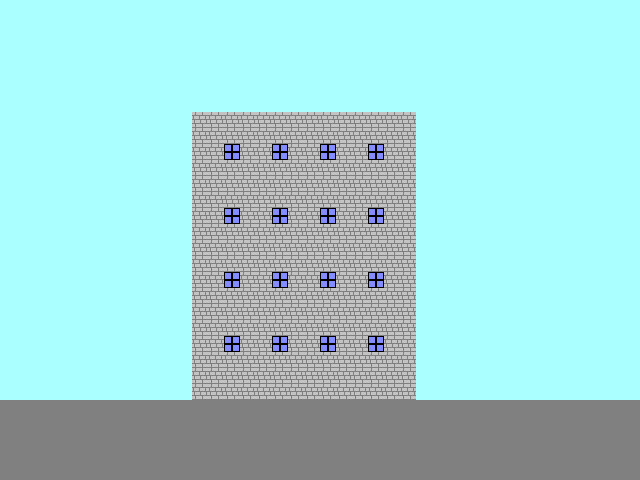

Below is a game level as drawn by its tile map, then a one-line description and the .tmx file that defines it, in full:
An orthogonal 40x30 tile map with 16x16 px tiles, 1 tile layer (MainGame), 2 tilesets and 3 objects (Player, Item, Entrance).

<map version="1.0" orientation="orthogonal" width="40" height="30" tilewidth="16" tileheight="16" backgroundcolor="#aaffff">
 <tileset firstgid="1" source="../tilesets/tileset.tsx" />
 <tileset firstgid="5" source="../tilesets/tileset_bricks.tsx" />
 <layer name="MainGame" width="40" height="30">
  <data encoding="csv">
0,0,0,0,0,0,0,0,0,0,0,0,0,0,0,0,0,0,0,0,0,0,0,0,0,0,0,0,0,0,0,0,0,0,0,0,0,0,0,0,
0,0,0,0,0,0,0,0,0,0,0,0,0,0,0,0,0,0,0,0,0,0,0,0,0,0,0,0,0,0,0,0,0,0,0,0,0,0,0,0,
0,0,0,0,0,0,0,0,0,0,0,0,0,0,0,0,0,0,0,0,0,0,0,0,0,0,0,0,0,0,0,0,0,0,0,0,0,0,0,0,
0,0,0,0,0,0,0,0,0,0,0,0,0,0,0,0,0,0,0,0,0,0,0,0,0,0,0,0,0,0,0,0,0,0,0,0,0,0,0,0,
0,0,0,0,0,0,0,0,0,0,0,0,0,0,0,0,0,0,0,0,0,0,0,0,0,0,0,0,0,0,0,0,0,0,0,0,0,0,0,0,
0,0,0,0,0,0,0,0,0,0,0,0,0,0,0,0,0,0,0,0,0,0,0,0,0,0,0,0,0,0,0,0,0,0,0,0,0,0,0,0,
0,0,0,0,0,0,0,0,0,0,0,0,0,0,0,0,0,0,0,0,0,0,0,0,0,0,0,0,0,0,0,0,0,0,0,0,0,0,0,0,
0,0,0,0,0,0,0,0,0,0,0,0,6,6,6,6,6,6,6,6,6,6,6,6,6,6,0,0,0,0,0,0,0,0,0,0,0,0,0,0,
0,0,0,0,0,0,0,0,0,0,0,0,6,6,6,6,6,6,6,6,6,6,6,6,6,6,0,0,0,0,0,0,0,0,0,0,0,0,0,0,
0,0,0,0,0,0,0,0,0,0,0,0,6,6,4,6,6,4,6,6,4,6,6,4,6,6,0,0,0,0,0,0,0,0,0,0,0,0,0,0,
0,0,0,0,0,0,0,0,0,0,0,0,6,6,6,6,6,6,6,6,6,6,6,6,6,6,0,0,0,0,0,0,0,0,0,0,0,0,0,0,
0,0,0,0,0,0,0,0,0,0,0,0,6,6,6,6,6,6,6,6,6,6,6,6,6,6,0,0,0,0,0,0,0,0,0,0,0,0,0,0,
0,0,0,0,0,0,0,0,0,0,0,0,6,6,6,6,6,6,6,6,6,6,6,6,6,6,0,0,0,0,0,0,0,0,0,0,0,0,0,0,
0,0,0,0,0,0,0,0,0,0,0,0,6,6,4,6,6,4,6,6,4,6,6,4,6,6,0,0,0,0,0,0,0,0,0,0,0,0,0,0,
0,0,0,0,0,0,0,0,0,0,0,0,6,6,6,6,6,6,6,6,6,6,6,6,6,6,0,0,0,0,0,0,0,0,0,0,0,0,0,0,
0,0,0,0,0,0,0,0,0,0,0,0,6,6,6,6,6,6,6,6,6,6,6,6,6,6,0,0,0,0,0,0,0,0,0,0,0,0,0,0,
0,0,0,0,0,0,0,0,0,0,0,0,6,6,6,6,6,6,6,6,6,6,6,6,6,6,0,0,0,0,0,0,0,0,0,0,0,0,0,0,
0,0,0,0,0,0,0,0,0,0,0,0,6,6,4,6,6,4,6,6,4,6,6,4,6,6,0,0,0,0,0,0,0,0,0,0,0,0,0,0,
0,0,0,0,0,0,0,0,0,0,0,0,6,6,6,6,6,6,6,6,6,6,6,6,6,6,0,0,0,0,0,0,0,0,0,0,0,0,0,0,
0,0,0,0,0,0,0,0,0,0,0,0,6,6,6,6,6,6,6,6,6,6,6,6,6,6,0,0,0,0,0,0,0,0,0,0,0,0,0,0,
0,0,0,0,0,0,0,0,0,0,0,0,6,6,6,6,6,6,6,6,6,6,6,6,6,6,0,0,0,0,0,0,0,0,0,0,0,0,0,0,
0,0,0,0,0,0,0,0,0,0,0,0,6,6,4,6,6,4,6,6,4,6,6,4,6,6,0,0,0,0,0,0,0,0,0,0,0,0,0,0,
0,0,0,0,0,0,0,0,0,0,0,0,6,6,6,6,6,6,6,6,6,6,6,6,6,6,0,0,0,0,0,0,0,0,0,0,0,0,0,0,
0,0,0,0,0,0,0,0,0,0,0,0,6,6,6,6,6,6,6,6,6,6,6,6,6,6,0,0,0,0,0,0,0,0,0,0,0,0,0,0,
0,0,0,0,0,0,0,0,0,0,0,0,6,6,6,6,6,6,6,6,6,6,6,6,6,6,0,0,0,0,0,0,0,0,0,0,0,0,0,0,
1,1,1,1,1,1,1,1,1,1,1,1,1,1,1,1,1,1,1,1,1,1,1,1,1,1,1,1,1,1,1,1,1,1,1,1,1,1,1,1,
1,1,1,1,1,1,1,1,1,1,1,1,1,1,1,1,1,1,1,1,1,1,1,1,1,1,1,1,1,1,1,1,1,1,1,1,1,1,1,1,
1,1,1,1,1,1,1,1,1,1,1,1,1,1,1,1,1,1,1,1,1,1,1,1,1,1,1,1,1,1,1,1,1,1,1,1,1,1,1,1,
1,1,1,1,1,1,1,1,1,1,1,1,1,1,1,1,1,1,1,1,1,1,1,1,1,1,1,1,1,1,1,1,1,1,1,1,1,1,1,1,
1,1,1,1,1,1,1,1,1,1,1,1,1,1,1,1,1,1,1,1,1,1,1,1,1,1,1,1,1,1,1,1,1,1,1,1,1,1,1,1
</data>
 </layer>
 <objectgroup name="Objects" width="40" height="30">
  <object name="Player" type="Player" x="48" y="80" width="48" height="16" />
  <object name="BoyCitizen02" type="Item" x="305" y="63" width="16" height="48" />
  <object name="Exit" type="Entrance" x="528" y="368" width="64" height="32" />
 </objectgroup>
</map>
